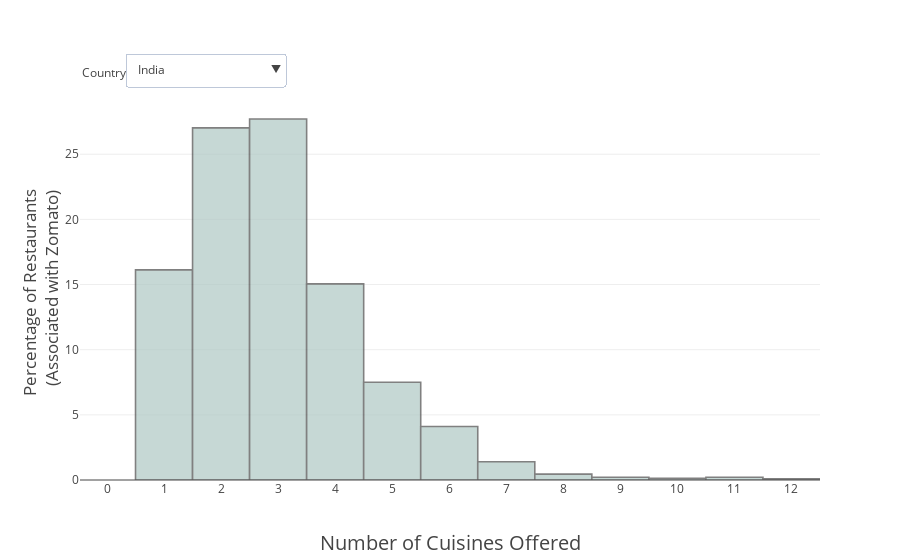

The code cell stored with this chart in its notebook:
### Code cell
trace = [
    go.Histogram(x=data.loc[data.Country.isin(['India'])]['Number of Cuisines Offered'],
                 visible=True,
                opacity = 0.7,
                 name="India",
                histnorm="percent",
                 hoverinfo="y",
                #nbinsx=10,
                 marker=dict(line=dict(width=1.6,
                                      color='rgb(75, 75, 75)',),
                            color='rgb(175, 200, 196)')
                ),
    go.Histogram(x=data.loc[data.Country.isin(['United States'])]['Number of Cuisines Offered'],
                 visible=False,
                opacity = 0.7,
                 name = "United States",
                 hoverinfo="y",
                histnorm="percent",
                #nbinsx=10,
                 marker=dict(line=dict(width=1.6,
                                      color='rgb(75, 75, 75)',),
                            color='rgb(155, 200, 196)')
                ),
    go.Histogram(x=data.loc[data.Country.isin(['United Kingdom'])]['Number of Cuisines Offered'],
                 visible=False,
                opacity = 0.7,
                 name = "United Kingdom",
                 hoverinfo="y",
                histnorm="percent",
                #nbinsx=10,
                 marker=dict(line=dict(width=1.6,
                                      color='rgb(75, 75, 75)',),
                            color='rgb(155, 220, 196)')
                ),
    go.Histogram(x=data.loc[data.Country.isin(['UAE'])]['Number of Cuisines Offered'],
                 visible=False,
                opacity = 0.7,
                 name = "United Arab Emirates",
                 hoverinfo="y",
                histnorm="percent",
                #nbinsx=10,
                 marker=dict(line=dict(width=1.6,
                                      color='rgb(75, 75, 75)',),
                            color='rgb(155, 200, 216)')
                ),
    go.Histogram(x=data.loc[data.Country.isin(['South Africa'])]['Number of Cuisines Offered'],
                 visible=False,
                opacity = 0.7,
                 name = "South Africa",
                 hoverinfo="y",
                histnorm="percent",
                #nbinsx=10,
                 marker=dict(line=dict(width=1.6,
                                      color='rgb(75, 75, 75)',),
                            color='rgb(195, 200, 196)')
                ),
    go.Histogram(x=data.loc[data.Country.isin(['Brazil'])]['Number of Cuisines Offered'],
                 visible=False,
                opacity = 0.7,
                 name = "Brazil",
                 hoverinfo="y",
                histnorm="percent",
                #nbinsx=10,
                 marker=dict(line=dict(width=1.6,
                                      color='rgb(75, 75, 75)',),
                            color='rgb(195, 250, 196)')
                ),
]

layout = go.Layout(autosize=True,
                   xaxis=dict(title="Number of Cuisines Offered",
                             titlefont=dict(size=20,),
                             tickmode="linear",),
                   yaxis=dict(title="Percentage of Restaurants <br> (Associated with Zomato)",
                             titlefont=dict(size=17,),),
                  )

updatemenus = list([
    dict(
    buttons=list([
        dict(
            args = [{'visible': [True, False, False, False, False, False]}],
            label="India",
            method='update',
        ),
        dict(
            args = [{'visible': [False, True, False, False, False, False]}],
            label="United States",
            method='update',
        ),
        dict(
            args = [{'visible': [False, False, True, False, False, False]}],
            label="United Kingdom",
            method='update',
        ),
        dict(
            args = [{'visible': [False, False, False, True, False, False]}],
            label="United Arab Emirates",
            method='update',
        ),
        dict(
            args = [{'visible': [False, False, False, False, True, False]}],
            label="South Africa",
            method='update',
        ),
        dict(
            args = [{'visible': [False, False, False, False, False, True]}],
            label="Brazil",
            method='update',
        ),
    ]),
        direction="down",
        pad = {'r':10, "t":10},
        showactive=True,
        x=0.29,
        y=1.15,
        yanchor='top',
    ),
])

annotations = list([
    dict(text='Country: ', x=0.0, y=1.1, yref='paper', align='left', showarrow=False)
])

layout['updatemenus'] = updatemenus
layout['annotations'] = annotations

fig = dict(data=trace, layout=layout)
iplot(fig)

### Figure 1 — Plotly figure (JSON) as saved in the notebook; plotly's stock layout.template omitted (floating-point values rounded to 4 significant figures; data arrays with more than 128 entries replaced by an {"elided": "..."} marker saying what was removed)
{"data": [{"histnorm": "percent", "hoverinfo": "y", "marker": {"color": "rgb(175, 200, 196)", "line": {"color": "rgb(75, 75, 75)", "width": 1.6}}, "name": "India", "opacity": 0.7, "type": "histogram", "visible": true, "x": {"elided": "8652 int values"}}, {"histnorm": "percent", "hoverinfo": "y", "marker": {"color": "rgb(155, 200, 196)", "line": {"color": "rgb(75, 75, 75)", "width": 1.6}}, "name": "United States", "opacity": 0.7, "type": "histogram", "visible": false, "x": {"elided": "434 int values"}}, {"histnorm": "percent", "hoverinfo": "y", "marker": {"color": "rgb(155, 220, 196)", "line": {"color": "rgb(75, 75, 75)", "width": 1.6}}, "name": "United Kingdom", "opacity": 0.7, "type": "histogram", "visible": false, "x": [2, 2, 2, 1, 2, 1, 2, 1, 1, 2, 3, 1, 1, 1, 4, 2, 4, 3, 2, 1, 2, 1, 3, 2, 2, 1, 1, 1, 2, 2, 3, 2, 1, 1, 2, 1, 3, 2, 3, 3, 3, 1, 1, 1, 3, 3, 2, 1, 2, 2, 2, 3, 2, 3, 2, 3, 2, 5, 1, 2, 5, 3, 1, 3, 4, 1, 1, 3, 2, 3, 2, 3, 2, 2, 2, 2, 1, 1, 3, 1]}, {"histnorm": "percent", "hoverinfo": "y", "marker": {"color": "rgb(155, 200, 216)", "line": {"color": "rgb(75, 75, 75)", "width": 1.6}}, "name": "United Arab Emirates", "opacity": 0.7, "type": "histogram", "visible": false, "x": [1, 1, 2, 4, 3, 1, 2, 5, 5, 3, 3, 3, 4, 4, 1, 4, 3, 1, 1, 2, 4, 2, 1, 3, 2, 2, 1, 2, 2, 1, 3, 2, 5, 1, 2, 2, 2, 2, 3, 5, 6, 2, 5, 4, 1, 3, 2, 3, 4, 3, 4, 3, 2, 2, 2, 3, 3, 3, 3, 1]}, {"histnorm": "percent", "hoverinfo": "y", "marker": {"color": "rgb(195, 200, 196)", "line": {"color": "rgb(75, 75, 75)", "width": 1.6}}, "name": "South Africa", "opacity": 0.7, "type": "histogram", "visible": false, "x": [2, 2, 2, 2, 1, 3, 4, 1, 2, 1, 4, 4, 3, 4, 2, 4, 3, 2, 3, 3, 2, 1, 3, 2, 4, 2, 1, 10, 1, 3, 1, 7, 10, 1, 3, 7, 5, 1, 6, 5, 2, 4, 4, 8, 9, 5, 2, 1, 1, 2, 3, 6, 1, 1, 5, 3, 1, 1, 1, 2]}, {"histnorm": "percent", "hoverinfo": "y", "marker": {"color": "rgb(195, 250, 196)", "line": {"color": "rgb(75, 75, 75)", "width": 1.6}}, "name": "Brazil", "opacity": 0.7, "type": "histogram", "visible": false, "x": [3, 1, 1, 1, 1, 1, 1, 1, 2, 1, 1, 3, 2, 1, 3, 2, 1, 1, 1, 2, 4, 2, 3, 5, 1, 1, 3, 5, 3, 1, 1, 1, 1, 3, 1, 2, 3, 1, 3, 3, 2, 2, 1, 1, 2, 3, 2, 1, 1, 2, 3, 1, 4, 2, 1, 2, 1, 3, 4, 2]}], "layout": {"annotations": [{"align": "left", "showarrow": false, "text": "Country: ", "x": 0, "y": 1.1, "yref": "paper"}], "autosize": true, "updatemenus": [{"buttons": [{"args": [{"visible": [true, false, false, false, false, false]}], "label": "India", "method": "update"}, {"args": [{"visible": [false, true, false, false, false, false]}], "label": "United States", "method": "update"}, {"args": [{"visible": [false, false, true, false, false, false]}], "label": "United Kingdom", "method": "update"}, {"args": [{"visible": [false, false, false, true, false, false]}], "label": "United Arab Emirates", "method": "update"}, {"args": [{"visible": [false, false, false, false, true, false]}], "label": "South Africa", "method": "update"}, {"args": [{"visible": [false, false, false, false, false, true]}], "label": "Brazil", "method": "update"}], "direction": "down", "pad": {"r": 10, "t": 10}, "showactive": true, "x": 0.29, "y": 1.15, "yanchor": "top"}], "xaxis": {"tickmode": "linear", "title": "Number of Cuisines Offered", "titlefont": {"size": 20}}, "yaxis": {"title": "Percentage of Restaurants <br> (Associated with Zomato)", "titlefont": {"size": 17}}}}
